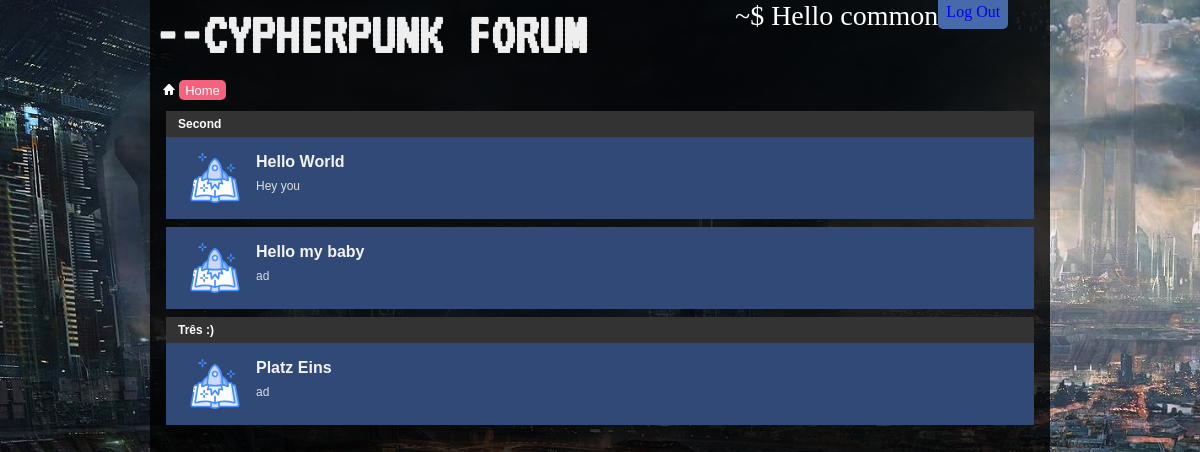
The app's page /home (signed in) with its own data.
### forumapp/models/models.py (models this page shows, shortened)
class User(db.Model, UserMixin):
    id = db.Column(db.Integer, primary_key=True)
    username = db.Column(db.String(20), unique=True, nullable=False)
    password = db.Column(db.String(60), nullable=False)
    posts = db.relationship('Post', backref='author')
    threads = db.relationship('Thread', backref='author')
    permission_level = db.Column(db.Integer, default=0)
    post_signature = db.Column(db.Text(200))
    profile_pic = db.Column(db.String(60), default='default.jpg')

class Category(db.Model):
    id = db.Column(db.Integer, primary_key=True)
    title = db.Column(db.String(40), unique=True, nullable=False)
    sub_categories = db.relationship('SubCategory', backref='parent')

class SubCategory(db.Model):
    id = db.Column(db.Integer, primary_key=True)
    title = db.Column(db.String(40), nullable=False)
    desc = db.Column(db.String(200), nullable=False)
    parent_id = db.Column(db.Integer, db.ForeignKey('category.id'))
    threads = db.relationship('Thread', backref='parent')

### forumapp/routes.py (the view)
@app.route('/')
@app.route('/home')
def home():
    ct = Category.query.all()
    return render_template('home.html', categories=ct)

### forumapp/routes.py (called while the page is built)
@login_manager.user_loader
def load_user(user_id):
    return User.query.get(int(user_id))

### forumapp/templates/home.html (shortened to what this page needs)
{% extends "base.html" %}
{% block content %}
    <section>
        <div class="content-container">
            {%  for category in categories %}
                <div class="category">
                    <div class="category-header text-md">
                        <a class="category-title" href="#{{ category.title }}" id="{{ category.title }}">{{ category.title }}</a>
                    </div>
                    {% for sub_category in category.sub_categories %}
                        <div class="sub-category background-dark">
                            <div class="img-container">
                                <img src="{{ url_for('static', filename='img/sprite.svg') }}" alt="sprite" class="sprite">
                            </div>
                            <div class="info">
                                <p class="title text-lg">
                                    <a href="{{ url_for('threads', category_title=category.title, sub_category_id=sub_category.id) }}">{{ sub_category.title }}</a>
                                </p>
                                <p class="description text-sm">
                                    {{ sub_category.desc }}
                                </p>
                            </div>
                        </div>
                    {% endfor %}
                </div>
            {% endfor %}
        </div>
    </section>
{% endblock content %}

### forumapp/templates/base.html (shortened to what this page needs)
<!doctype html>
<html lang="en">
<head>
    <link rel="stylesheet" href="{{url_for('static', filename='style.css')}}">
</head>
<body>
    <div class="cover">
        <div class="top-wrapper">
            <div class="logo-container">
                <a href="/"><h1 class="logo">--CYPHERPUNK FORUM</h1></a>
            </div>
            <div class="login-bar">
                {% if current_user.is_authenticated %}
                <div class="greetings">
                    <p>~$ Hello <a href="{{ url_for('user_page', username=current_user.username) }}">{{ current_user.username }}</a></p>
                </div>
                <div class="fields-wrapper">
                    <div class="fields">
                        <a href="{{ url_for('logout') }}">Log Out</a>
                    </div>
                </div>
                {% endif %}
            </div>
        </div>
        <div class="navbar">
            {% include "_navbar.html" %}
        </div>
        <div class="main-container">
            {% block content %}{% endblock content %}
        </div>
    </div>
</body>
</html>

### forumapp/static/style.css (style rules this page uses)
* { margin: 0; padding: 0; }
a { text-decoration:none; outline: none; }
body { background: url(img/background1.jpg); background-repeat: no-repeat; background-size: cover; background-attachment: fixed; }
.cover { background-color: rgba(0, 0 ,0, .8); width: 75%; margin: auto; }
.logo-container { flex-basis: 65%; }
.logo { font-family: 'VT323', monospace; font-size: 60px; color: #eee; padding: .3rem; }
.text-lg { font: bold 16px Tahoma,Calibri,Verdana,Geneva,sans-serif; }
.text-md { font:bold 12px Arial,Tahoma,Calibri,Verdana,Geneva,sans-serif; }
.text-sm { font: 12px Tahoma,Calibri,Verdana,Geneva,sans-serif; }
.title a { color:#fff; }
.background-dark { background-color: #314977; }
.main-container { min-height: 100vh; }
.content-container { margin: 0 1em; }
.img-container { display: inline-block; overflow: hidden; }
.greetings { flex-grow: 2; }
.greetings * { font-family: "Ubuntu Mono"; font-size: 28px; color: #fff; }
.category { border: #333; }
.category-header { position: relative; background-color: #333; text-decoration: none; text-align: left; padding: .5em; overflow: hidden; }
.category-header a { color: #fff; background-color: #333; text-decoration: none; text-align: left; padding: .5em; }
.sub-category { padding: 1em; min-height: 50px; text-align: left; margin-bottom: .5em; display: flex; }
.sub-category .title a { text-decoration: none; color: #f3f3f3; }
.sub-category .description { color: #ddd; padding-top: .7em; }
.sub-category img, .thread img { float: left; width: 50px; padding: 0 0 0 .5em; }
.sub-category .info { padding-left: 1em; }
.top-wrapper { display: flex; padding: 0; }
.login-bar { display: flex; position: relative; justify-content: space-between; }
.fields { background-color: #476aaa; padding: .2em .5em .5em .5em; border-radius: 0 0 5px 5px; }
.fields-wrapper { flex-grow: 1; }

### records on screen
User: username "common"
Category: title "Second"
SubCategory: title "Hello World", desc "Hey you"
SubCategory: title "Hello my baby", desc "ad"
Category: title "Três :)"
SubCategory: title "Platz Eins", desc "ad"
